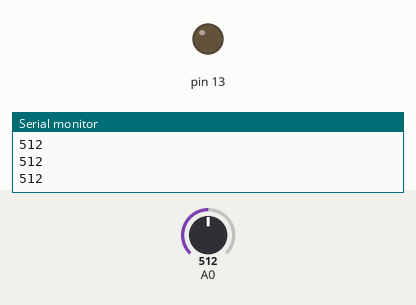
This sketch was run on a simulated Arduino Uno, built with avr-gcc and run on an emulated ATmega328P. Shown: output pins drawn as LEDs (lit = HIGH), the last lines printed to the serial monitor. The test bench sets the inputs (shaded band); at power-on: A0 = 512.

Above: at 1.2 s.
1.3 s: A0 set to 110
2.8 s: A0 set to 90
At 3.6 s:
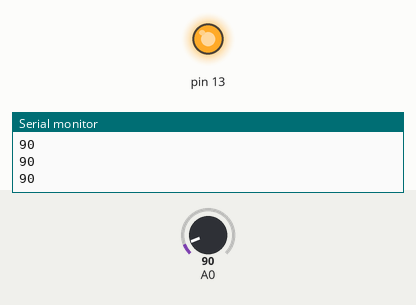
4.3 s: A0 set to 122
At 4.7 s:
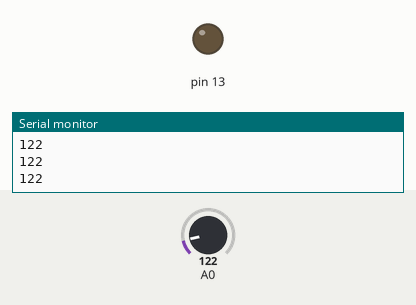
5.8 s: A0 set to 0
At 7.1 s:
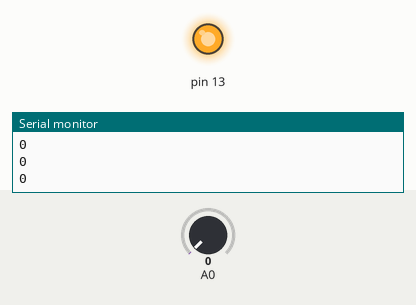
Timing chart, 0 to 8.3 s (numbered marks = the images above; inputs shaded):
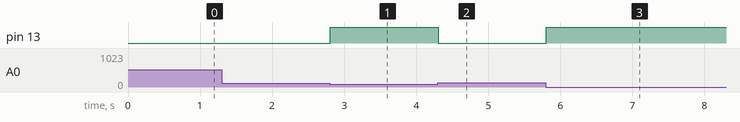

Measured:
- the behaviour switches between 100 and 99 on A0 (found by bisection; images 0 and 1)
- after the input at 2.8 s, pin 13: LOW → HIGH at once
- after the input at 4.3 s, pin 13: HIGH → LOW at once
- after the input at 5.8 s, pin 13: LOW → HIGH at once

The sketch:

____.ino
```cpp
void setup() {
  Serial.begin(9600);
  pinMode(13,OUTPUT);

}

void loop() {
  int analogValue = analogRead(A0);
  Serial.println(analogValue);
  if (analogValue < 100){
    digitalWrite(13,HIGH);
  }
  else
    digitalWrite(13,LOW);

}
```
